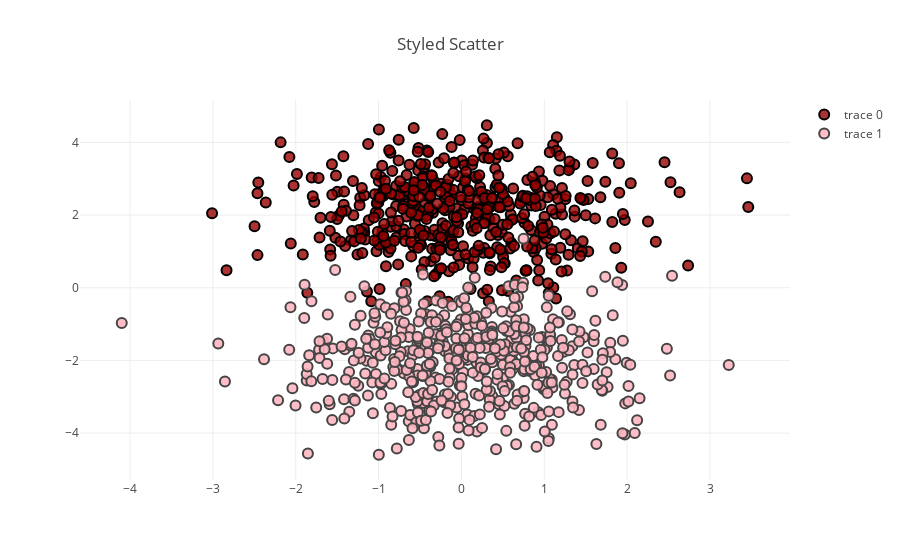

Write notebook code for a chart like this one.
### Code cell
N = 500

trace0 = go.Scatter(
    x = np.random.randn(N),
    y = np.random.randn(N)+2,
    #name = 'Above',
    mode = 'markers',
    marker = dict(
        size = 10,
        color = 'rgba(152, 0, 0, .8)',
        line = dict(
            width = 2,
            color = 'rgb(0, 0, 0)'
        )
    )
)

trace1 = go.Scatter(
    x = np.random.randn(N),
    y = np.random.randn(N)-2,
    #name = 'Below',
    mode = 'markers',
    marker = dict(
        size = 10,
        color = 'rgba(255, 182, 193, .9)',
        line = dict(
            width = 2,
        )
    )
)

data = [trace0, trace1]

layout = dict(title = 'Styled Scatter',
              yaxis = dict(zeroline = False),
              xaxis = dict(zeroline = False)
             )

fig = dict(data=data, layout=layout)
py.iplot(fig, filename='styled-scatter.html')

### Figure 1 — Plotly figure (JSON) as saved in the notebook; plotly's stock layout.template omitted (floating-point values rounded to 4 significant figures; data arrays with more than 128 entries replaced by an {"elided": "..."} marker saying what was removed)
{"data": [{"marker": {"color": "rgba(152, 0, 0, .8)", "line": {"color": "rgb(0, 0, 0)", "width": 2}, "size": 10}, "mode": "markers", "type": "scatter", "x": {"elided": "500 float values"}, "y": {"elided": "500 float values"}}, {"marker": {"color": "rgba(255, 182, 193, .9)", "line": {"width": 2}, "size": 10}, "mode": "markers", "type": "scatter", "x": {"elided": "500 float values"}, "y": {"elided": "500 float values"}}], "layout": {"title": "Styled Scatter", "xaxis": {"zeroline": false}, "yaxis": {"zeroline": false}}}
